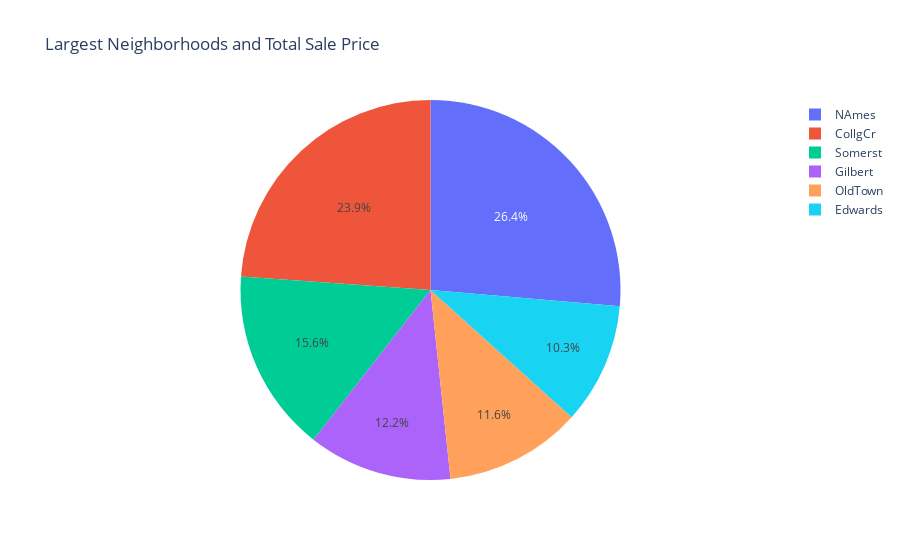

Notebook code cell kept with this figure:
### Code cell
fig = px.pie(data_frame=df_largest_neighborhoods, values='SalePrice', names='Neighborhood', title='Largest Neighborhoods and Total Sale Price')
fig.show()

### Figure 1 — Plotly figure (JSON) as saved in the notebook; plotly's stock layout.template omitted (floating-point values rounded to 4 significant figures; data arrays with more than 128 entries replaced by an {"elided": "..."} marker saying what was removed)
{"data": [{"domain": {"x": [0, 1], "y": [0, 1]}, "hovertemplate": "Neighborhood=%{label}<br>SalePrice=%{value}<extra></extra>", "labels": {"elided": "753 str values"}, "legendgroup": "", "name": "", "showlegend": true, "type": "pie", "values": {"elided": "753 int values"}}], "layout": {"legend": {"tracegroupgap": 0}, "title": {"text": "Largest Neighborhoods and Total Sale Price"}}}
